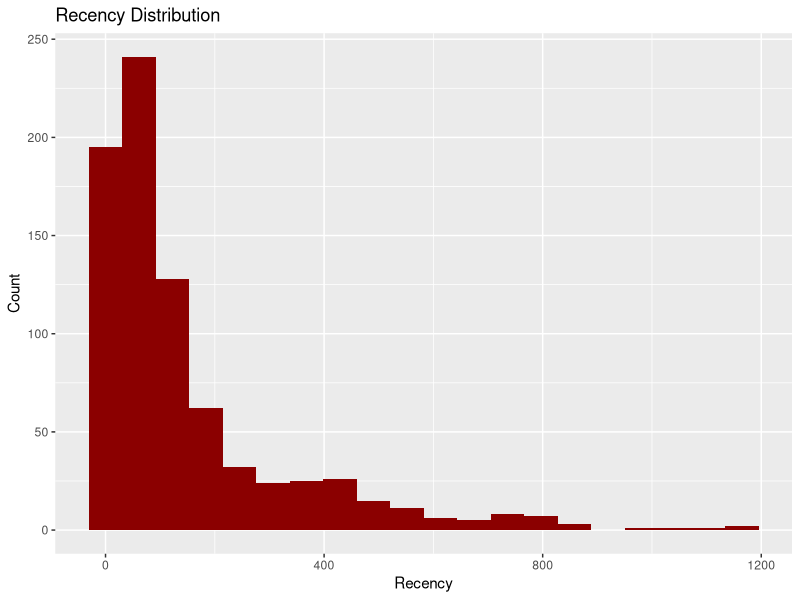
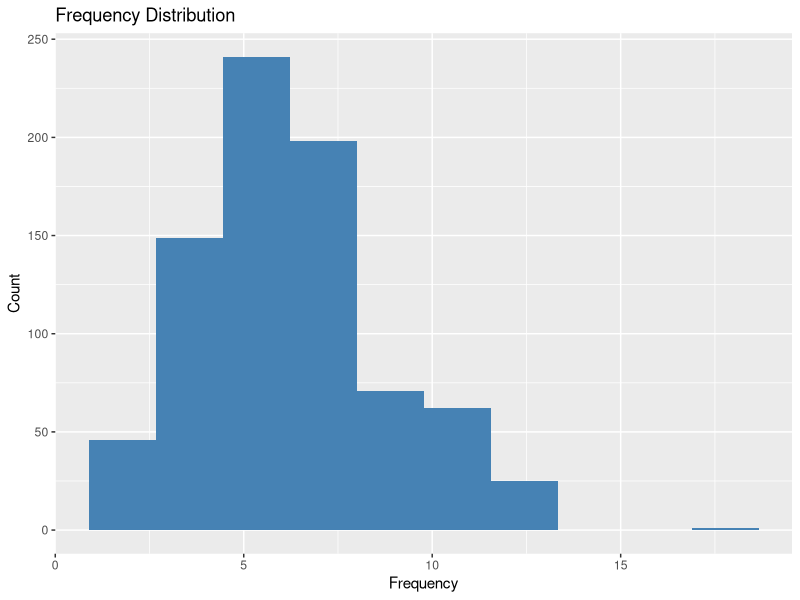
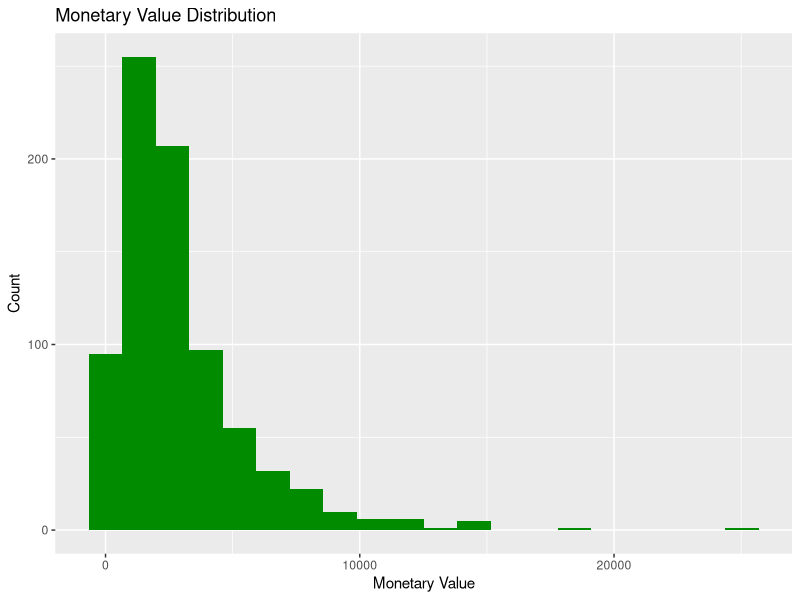
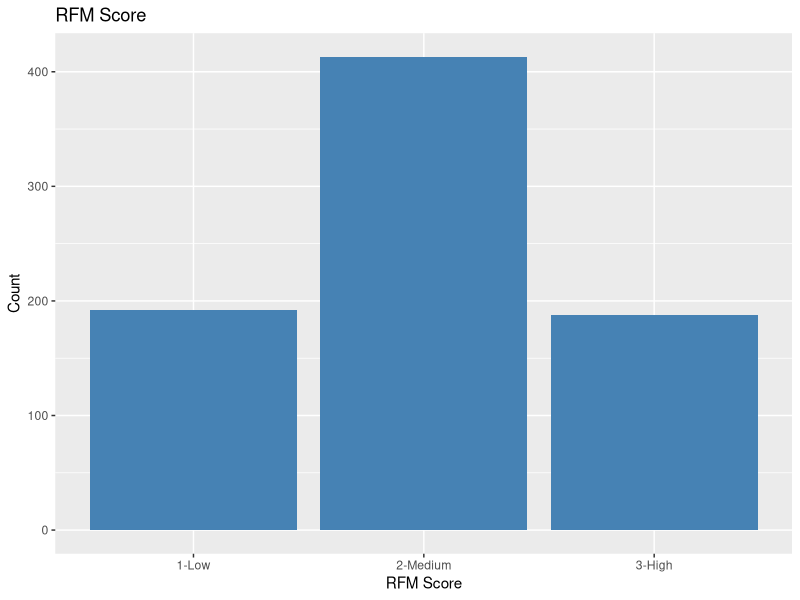
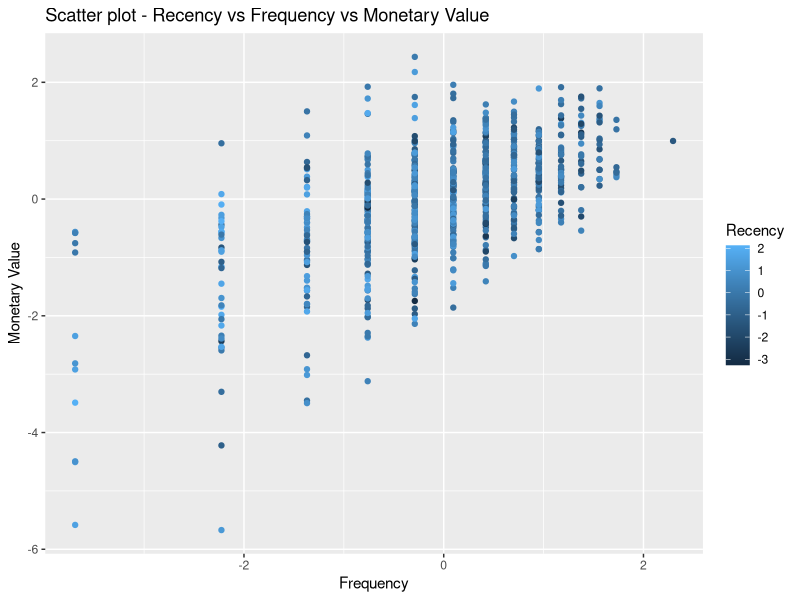
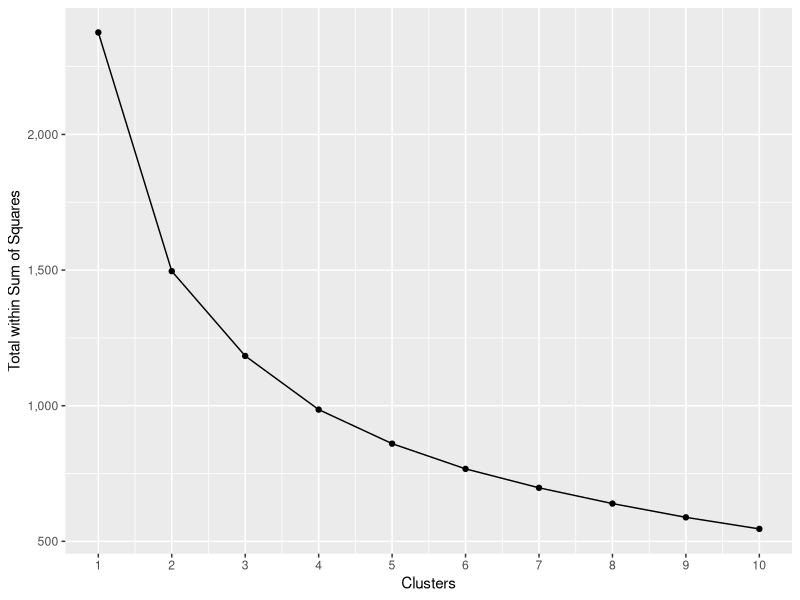
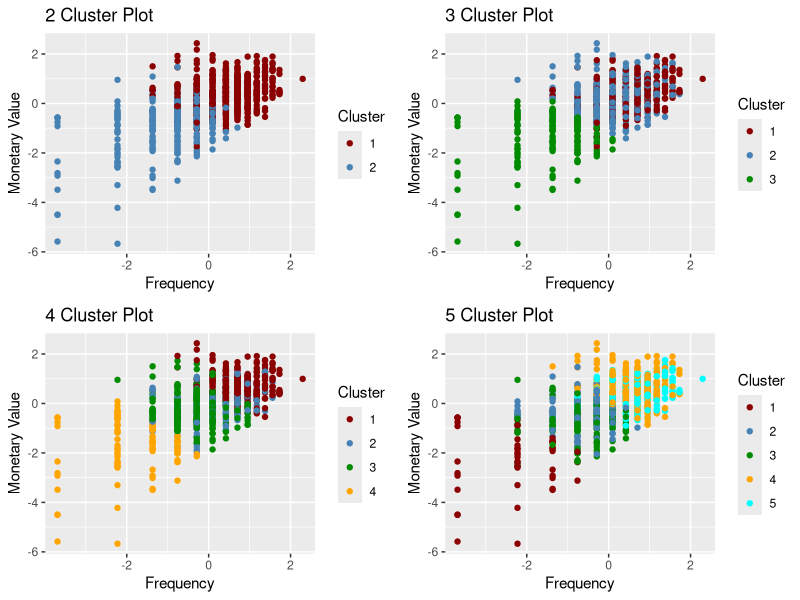
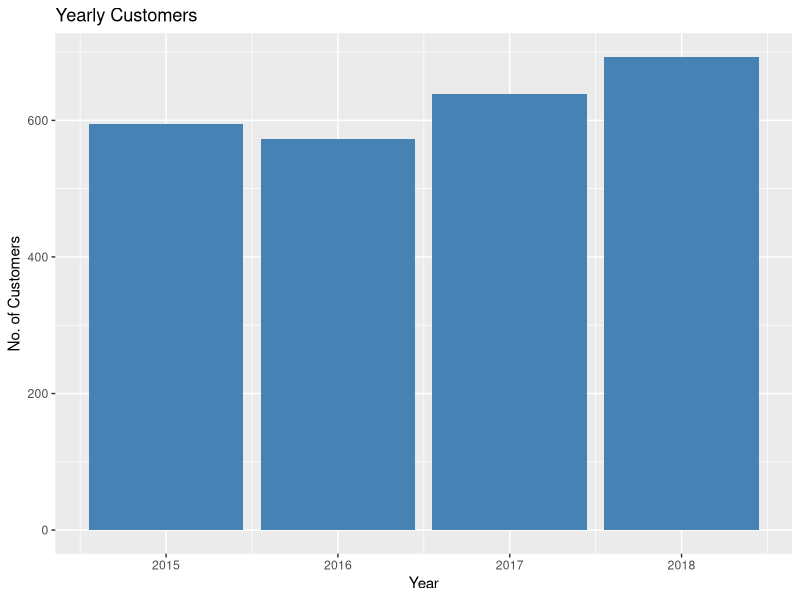

Source code (R) for these figures, in order:
## ---- chunk 1
knitr::opts_chunk$set(echo = TRUE, message = FALSE, warning = FALSE, fig.width=5, fig.height=4)
## ---- chunk 2
if(!require(tidyverse)) install.packages("tidyverse", repos = "http://cran.us.r-project.org")
if(!require(scales)) install.packages("scales", repos = "http://cran.us.r-project.org")
if(!require(caret)) install.packages("caret", repos = "http://cran.us.r-project.org")
if(!require(gridExtra)) install.packages("gridExtra", repos = "http://cran.us.r-project.org")
if(!require(knitr)) install.packages("knitr", repos = "http://cran.us.r-project.org")
## ---- chunk 3
# Load store orders data from csv file
orders <- read_csv("SuperstoreOrders.csv")
## ---- chunk 4
str(orders)
## ---- chunk 5
names(orders)<-str_replace_all(names(orders), c(" " = ""))
## ---- chunk 6
orders$OrderDate <- as.Date(orders$OrderDate, "%m/%d/%Y")
class(orders$OrderDate)
## ---- chunk 7
duplicates <- which(duplicated(orders))
duplicates

# No duplicates exist in data
rm(duplicates)
## ---- chunk 8
orders <- orders %>%
  group_by(CustomerID, OrderID , OrderDate) %>%
  summarize(Sales = sum(Sales)) %>%
  select(CustomerID, OrderID , OrderDate, Sales)

# Checking if the orders are equal to the observations in the dataset
length(unique(orders$OrderID ))
nrow(orders)

## ---- chunk 9
range(orders$OrderDate)
max_date <- max(orders$OrderDate)+1
## ---- chunk 10
orders <- orders %>% 
  mutate(PurchaseYear = as.numeric(format(OrderDate, "%Y")),
         DaysSincePurchase = as.numeric(difftime(max_date, OrderDate,"days")))

rm(max_date)
## ---- chunk 11

customers <- orders %>%
  group_by(CustomerID) %>%
  summarise(Recency = min(DaysSincePurchase),
            Frequency = n_distinct(OrderID), 
            Monetary = sum(Sales))

knitr::kable(summary(customers))
## ---- chunk 12
customers %>% ggplot(aes(Recency))  + 
  geom_histogram(bins=20,fill = "darkred") +
  labs(x = "Recency", y = "Count", title = "Recency Distribution")
## ---- chunk 13
customers %>% ggplot(aes(Frequency))  + 
  geom_histogram(bins=10,fill = "steelblue")+
  labs(x = "Frequency", y = "Count", title = "Frequency Distribution")
## ---- chunk 14
customers %>% ggplot(aes(Monetary))  + 
  geom_histogram(bins=20,fill = "green4") +
  labs(x = "Monetary Value", y = "Count", title = "Monetary Value Distribution")
## ---- chunk 15
customers$RecencyZ <- scale(log(customers$Recency), center=TRUE, scale=TRUE)
customers$FrequencyZ <- scale(log(customers$Frequency), center=TRUE, scale=TRUE)
customers$MonetaryZ <- scale(log(customers$Monetary), center=TRUE, scale=TRUE)

## ---- chunk 16
customers <- customers %>%
  mutate(RScore = ntile(desc(Recency),3), 
          FScore = ntile(Frequency,3), 
          MScore = ntile(Monetary,3),
          RFMScore = round((RScore+FScore+MScore)/3,0),
          RFMScoreLabel = case_when(RFMScore == 1 ~ "1-Low", RFMScore == 2 ~ "2-Medium", RFMScore == 3 ~ "3-High"))

table(customers$RFMScore)

customers %>% ggplot(aes(RFMScoreLabel)) +
  geom_bar(fill = "steelblue") +
  labs(x = "RFM Score", y = "Count", title = "RFM Score")
## ---- chunk 17

customers %>% ggplot(aes(x=FrequencyZ,y=MonetaryZ)) +
  geom_point(aes(colour = RecencyZ)) +
  scale_colour_gradient(name="Recency") +
  labs(x = "Frequency", y = "Monetary Value", title = "Scatter plot - Recency vs Frequency vs Monetary Value")

## ---- chunk 18
j<- 10

# data frame to hold cluster components
ss <- data.frame(K=integer(),
                 TWSS=numeric())

# ensure customers dataset is a data frame
customers <- as.data.frame(customers)

# loop to create upto 10 clusters 
for (i in 1:j ) {
  
  set.seed(1, sample.kind="Rounding")
  
  # Run k-means with i centers, assume nstart =25
  km <- kmeans(customers[,c(5:7)], centers = i, nstart = 25)
  
  # Adding cluster data  to customers dataset for each i in different variables
  col_nm <- paste("C", i, sep="")
  customers[,(col_nm)] <- factor(km$cluster, levels = c(1:i))

  # Find medians for RFM grouped by cluster and print them
  med <- customers %>% 
      group_by(Cluster = customers[,(col_nm)]) %>% 
      summarize(Recency=round(median(Recency), 0),
              Frequency=round(median(Frequency),1),
              Monetary=round(median(Monetary),2))
  print(paste(i, "Clusters", sep=" "))
  print(med)
  
  # store cluster info
  ss[i,("K")] <- i 
  ss[i,("TWSS")] <- km$tot.withinss
}
## ---- chunk 19
# Plot sum within sum of squares
ss %>% ggplot(aes(x = K, y = TWSS)) +
  geom_point() +
  geom_line()+
  scale_y_continuous(labels = scales::comma)+
  scale_x_continuous(breaks = 1:j)+
  xlab("Clusters")+
  ylab("Total within Sum of Squares")
## ---- chunk 20

# color palette for the scatter plot
palette <- c('darkred','steelblue','green4','orange', "cyan")

# Plot RFM flor cluster 2
p1 <- customers %>% ggplot( aes(x = FrequencyZ, y = MonetaryZ))+
  geom_point(aes(colour = C2))+
  scale_colour_manual(name = "Cluster", values=palette)+
  xlab("Frequency")+
  ylab("Monetary Value")+
  ggtitle(paste("2 Cluster Plot", sep=" "))

# Plot RFM flor cluster 3
p2<- customers %>% ggplot( aes(x = FrequencyZ, y = MonetaryZ))+
  geom_point(aes(colour = C3))+
  scale_colour_manual(name = "Cluster", values=palette)+
  xlab("Frequency")+
  ylab("Monetary Value")+
  ggtitle(paste("3 Cluster Plot", sep=" "))

# Plot RFM flor cluster 4
p3<- customers %>% ggplot( aes(x = FrequencyZ, y = MonetaryZ))+
  geom_point(aes(colour = C4))+
  scale_colour_manual(name = "Cluster", values=palette)+
  xlab("Frequency")+
  ylab("Monetary Value")+
  ggtitle(paste("4 Cluster Plot", sep=" "))

# Plot RFM flor cluster 5
p4<- customers %>% ggplot( aes(x = FrequencyZ, y = MonetaryZ))+
  geom_point(aes(colour = C5))+
  scale_colour_manual(name = "Cluster", values=palette)+
  xlab("Frequency")+
  ylab("Monetary Value")+
  ggtitle(paste("5 Cluster Plot", sep=" "))
## ---- chunk 21
# Arrange plots
grid.arrange(p1, p2, p3, p4, ncol=2, nrow = 2)

## ---- chunk 22
rm(ss, med, col_nm, i, j, km, palette, p1, p2, p3, p4)
## ---- chunk 23
# Summarize total customers, orders & sales by year
yearly_orders <- orders %>%
  group_by(PurchaseYear) %>%
  summarise(Customers = n_distinct(CustomerID),
            Orders = n_distinct(OrderID), 
            Sales = sum(Sales))

yearly_orders

# Plot Number of Customers by year 
yearly_orders %>% ggplot(aes(x = PurchaseYear, y = Customers)) +
  geom_bar(stat = "identity", fill = 'steelblue') +
  labs(x = "Year", y = "No. of Customers", title = "Yearly Customers") 

# Plot Orders by year 
yearly_orders %>% ggplot(aes(x = PurchaseYear, y = Orders)) +
  geom_bar(stat = "identity", fill = 'steelblue') +
  labs(x = "Year", y = "Orders", title = "Yearly Orders")
  
# Plot Total Sales by year
yearly_orders %>% ggplot(aes(x = PurchaseYear, y = Sales)) +
  geom_bar(stat = "identity", fill = 'steelblue') +
  labs(x = "Year", y = "Sales", title = "Yearly Sales")

rm(yearly_orders,p1,p2,p3)
## ---- chunk 24
# Compute orders by year and arrange in a cross tab  
customer_orders_by_year <- orders %>%
       group_by(CustomerID, PurchaseYear) %>%
       summarize(count = n()) %>%
       spread(PurchaseYear, count)

head(customer_orders_by_year)
## ---- chunk 25
# updates NA's with 0
customer_orders_by_year[is.na(customer_orders_by_year)] = 0
## ---- chunk 26
# change names of years (numbers) to Y+ year
names(customer_orders_by_year)<-str_replace_all(names(customer_orders_by_year), c("2" = "Y2"))
## ---- chunk 27
# Update customer status -  Attrited or Retained
customer_orders_by_year<- customer_orders_by_year %>% 
                          mutate(Status = case_when(Y2018 == 0 ~ "Attrited", 
                                                    Y2018 == 0 &  Y2017 == 0 ~ "Attrited", 
                                                    Y2018 == 0 &  Y2017 == 0 & Y2016 == 0 ~ "Attrited",
                                 TRUE ~ "Retained"))
## ---- chunk 28

# Merge Customer Status with customers dataset
customers <- merge(customers, customer_orders_by_year,  by="CustomerID", all=TRUE, sort=TRUE) 

rm(customer_orders_by_year)
## ---- chunk 29
# Select required variables for predicting status
# select data for last year and prior for training and testing
customer_status <- customers %>% 
  select(CustomerID, Recency, Frequency, Monetary, Status)

# Update Status class to factor
customer_status$Status <- factor(customer_status$Status)

# Update customer id as row names and remove customer id variable
row.names(customer_status) <- customer_status$CustomerID
customer_status <- select(customer_status, -CustomerID)

# Status variable distribution
table(customer_status$Status)
## ---- chunk 30

# Create training data and test data 
set.seed(1, sample.kind="Rounding")
test_index <- createDataPartition(customer_status$Status, times = 1, p = 0.2, list = FALSE)
train_set <- customer_status[-test_index,]
test_set <- customer_status[test_index,]

# Generalized linear model
train_glm <- train(Status ~ ., data = train_set, method = "glm")
glm_preds <- predict(train_glm, test_set)
mean(glm_preds == test_set$Status)

# Linear discriminant analysis
train_lda <- train(Status ~ ., data = train_set, method = "lda")
lda_preds <- predict(train_lda, test_set)
mean(lda_preds == test_set$Status)

# Quadratic discriminant analysis
train_qda <- train(Status ~ ., data = train_set, method = "qda")
qda_preds <- predict(train_qda, test_set)
mean(qda_preds == test_set$Status)

# K Nearest Neighbour
train_knn <- train(Status ~ ., data = train_set, method = "knn", tuneLength=20)
knn_preds <- predict(train_knn, test_set)
mean(knn_preds == test_set$Status)

# Random Forest
train_rf <- train(Status ~ ., data = train_set, method = "rf", tuneLength=20, importance = TRUE)
rf_preds <- predict(train_rf, test_set)
mean(rf_preds == test_set$Status)

# Ensemble
ensemble <- cbind(glm = glm_preds == test_set$Status, 
                  lda = lda_preds == test_set$Status, 
                  qda = qda_preds == test_set$Status, 
                  knn = knn_preds == test_set$Status, 
                  rf = rf_preds == test_set$Status)
ensemble_preds <- ifelse(rowMeans(ensemble) > 0.5, "Retained", "Attrited")
mean(ensemble_preds == test_set$Status)

# listing model results
model_results <- resamples(list(glm = train_glm,
                                lda = train_lda,
                                qda = train_qda,
                                knn = train_knn,
                                rf = train_rf))
summary(model_results)

# Summarising accuracy from various models
models <- c("Logistic regression", "Linear discriminant analysis", "Quadratic discriminant analysis", "K nearest neighbors", "Random forest", "Ensemble")

accuracy <- c(mean(glm_preds == test_set$Status),
              mean(lda_preds == test_set$Status),
              mean(qda_preds == test_set$Status),
              mean(knn_preds == test_set$Status),
              mean(rf_preds == test_set$Status),
              mean(ensemble_preds == test_set$Status)) 
acc_model<- data.frame(Model = models, Accuracy = accuracy)
print(acc_model)

# Accuracies plot
acc_model %>% ggplot(aes(Accuracy, Model, group=1)) +
  geom_point(color="orange") + 
  geom_line(color="steelblue") +
  labs(x = "Accuracy", y = "Model", title = "Accuracies of different models")
       
## ---- chunk 31
confusionMatrix(data = rf_preds, reference = test_set$Status)
## ---- chunk 32

# get customer observations from test set
customers_in_test_set <- customers %>%
  filter(CustomerID %in% row.names(test_set))

rf_prob <- predict(train_rf, customers_in_test_set, type = "prob")

# Compute probabilities
customers_in_test_set$AttritionProbability <- rf_prob$Attrited

rm(test_index, train_set, test_set, train_glm, train_knn, train_lda, train_qda, train_rf, ensemble)
rm(glm_preds, lda_preds, qda_preds, rf_preds, knn_preds, ensemble_preds, models, accuracy, acc_model, model_results, rf_prob)
## ---- chunk 33
res <- customers_in_test_set %>% filter(AttritionProbability>= .9) %>%
  select(CustomerID, RFMScore, C3, Status, AttritionProbability)

table(res$Status)
table(res$RFMScore)
table(res$C3)

## ---- chunk 34
# inspect attrition probability vs status 
table(customers_in_test_set$AttritionProbability, customers_in_test_set$Status)
